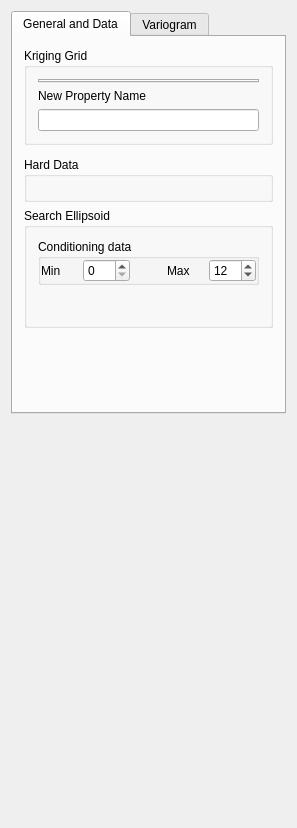
<?xml version="1.0" encoding="UTF-8"?>
<ui version="4.0">
 <class>Kriging_Parameters</class>
 <widget class="QWidget" name="Kriging_Parameters">
  <property name="geometry">
   <rect>
    <x>0</x>
    <y>0</y>
    <width>297</width>
    <height>828</height>
   </rect>
  </property>
  <property name="windowTitle">
   <string>Kriging Parameters</string>
  </property>
  <property name="AlgorithmCategory" stdset="0">
   <string>Estimation</string>
  </property>
  <property name="AlgorithmDescription" stdset="0">
  	<!--- < 注意 kriging mean 里面没有 SK 方法 /> -->
   <string>OK, KT and block kriging</string> 
  </property>
  <layout class="QVBoxLayout" name="verticalLayout_4">
   <item>
    <widget class="QTabWidget" name="tabWidget3">
     <property name="currentIndex">
      <number>0</number>
     </property>
     <widget class="QWidget" name="tab">
      <attribute name="title">
       <string>General and Data</string>
      </attribute>
      <layout class="QVBoxLayout" name="verticalLayout_3">
       <item>
        <widget class="QGroupBox" name="SimulationGrid">
         <property name="maximumSize">
          <size>
           <width>32767</width>
           <height>140</height>
          </size>
         </property>
         <property name="title">
          <string>Kriging Grid</string>
         </property>
         <layout class="QVBoxLayout" name="verticalLayout">
          <item>
           <widget class="GridSelector" name="Grid_Name">
            <property name="currentIndex">
             <number>1</number>
            </property>
           </widget>
          </item>
          <item>
           <widget class="QLabel" name="TextLabel2">
            <property name="text">
             <string>New Property Name</string>
            </property>
            <property name="wordWrap">
             <bool>false</bool>
            </property>
           </widget>
          </item>
          <item>
           <widget class="QLineEdit" name="Property_Name"/>
          </item>
         </layout>
        </widget>
       </item>
       <item>
        <widget class="KrigingTypeSelector" name="Kriging_Type"/>
       </item>
       <item>
        <widget class="QGroupBox" name="GroupBox3">
         <property name="title">
          <string>Hard Data</string>
         </property>
         <layout class="QHBoxLayout">
          <property name="spacing">
           <number>6</number>
          </property>
          <property name="margin">
           <number>11</number>
          </property>
          <item>
           <widget class="PropertySelector" name="Hard_Data"/>
          </item>
         </layout>
        </widget>
       </item>
       <item>
        <widget class="QGroupBox" name="GroupBox9">
         <property name="title">
          <string>Search Ellipsoid</string>
         </property>
         <layout class="QVBoxLayout" name="verticalLayout_2">
          <item>
           <widget class="QGroupBox" name="groupBox5">
            <property name="title">
             <string>Conditioning data</string>
            </property>
            <layout class="QGridLayout">
             <property name="margin">
              <number>0</number>
             </property>
             <item row="0" column="0">
              <layout class="QHBoxLayout">
               <property name="margin">
                <number>0</number>
               </property>
               <item>
                <widget class="QLabel" name="TextLabel2_2_2_2_3">
                 <property name="text">
                  <string>Min</string>
                 </property>
                 <property name="wordWrap">
                  <bool>false</bool>
                 </property>
                </widget>
               </item>
               <item>
                <widget class="QSpinBox" name="Min_Conditioning_Data">
                 <property name="minimum">
                  <number>0</number>
                 </property>
                 <property name="maximum">
                  <number>200</number>
                 </property>
                 <property name="value">
                  <number>0</number>
                 </property>
                </widget>
               </item>
               <item>
                <spacer>
                 <property name="orientation">
                  <enum>Qt::Vertical</enum>
                 </property>
                 <property name="sizeType">
                  <enum>QSizePolicy::Expanding</enum>
                 </property>
                 <property name="sizeHint" stdset="0">
                  <size>
                   <width>31</width>
                   <height>20</height>
                  </size>
                 </property>
                </spacer>
               </item>
               <item>
                <widget class="QLabel" name="TextLabel2_2_2_2_3_2">
                 <property name="text">
                  <string>Max</string>
                 </property>
                 <property name="wordWrap">
                  <bool>false</bool>
                 </property>
                </widget>
               </item>
               <item>
                <widget class="QSpinBox" name="Max_Conditioning_Data">
                 <property name="minimum">
                  <number>0</number>
                 </property>
                 <property name="maximum">
                  <number>200</number>
                 </property>
                 <property name="value">
                  <number>12</number>
                 </property>
                </widget>
               </item>
              </layout>
             </item>
            </layout>
           </widget>
          </item>
          <item>
           <widget class="EllipsoidInput" name="Search_Ellipsoid">
            <property name="title" stdset="0">
             <string/>
            </property>
           </widget>
          </item>
          <item>
           <widget class="AdvancedNeighborhoodInput" name="AdvancedSearch"/>
          </item>
          <item>
           <spacer name="spacer">
            <property name="orientation">
             <enum>Qt::Vertical</enum>
            </property>
            <property name="sizeType">
             <enum>QSizePolicy::Expanding</enum>
            </property>
            <property name="sizeHint" stdset="0">
             <size>
              <width>20</width>
              <height>17</height>
             </size>
            </property>
           </spacer>
          </item>
         </layout>
        </widget>
       </item>
       <item>
        <spacer>
         <property name="orientation">
          <enum>Qt::Vertical</enum>
         </property>
         <property name="sizeType">
          <enum>QSizePolicy::Expanding</enum>
         </property>
         <property name="sizeHint" stdset="0">
          <size>
           <width>20</width>
           <height>31</height>
          </size>
         </property>
        </spacer>
       </item>
      </layout>
     </widget>
     <widget class="QWidget" name="tab">
      <attribute name="title">
       <string>Variogram</string>
      </attribute>
      <layout class="QVBoxLayout">
       <property name="margin">
        <number>0</number>
       </property>
       <item>
        <widget class="QGroupBox" name="GroupBox11">
         <property name="title">
          <string>Variogram</string>
         </property>
         <layout class="QVBoxLayout">
          <property name="spacing">
           <number>6</number>
          </property>
          <property name="margin">
           <number>11</number>
          </property>
          <item>
           <widget class="VariogramInput" name="Variogram"/>
          </item>
         </layout>
        </widget>
       </item>
       <item>
        <spacer>
         <property name="orientation">
          <enum>Qt::Vertical</enum>
         </property>
         <property name="sizeType">
          <enum>QSizePolicy::Expanding</enum>
         </property>
         <property name="sizeHint" stdset="0">
          <size>
           <width>20</width>
           <height>131</height>
          </size>
         </property>
        </spacer>
       </item>
      </layout>
     </widget>
    </widget>
   </item>
   <item>
    <spacer>
     <property name="orientation">
      <enum>Qt::Vertical</enum>
     </property>
     <property name="sizeType">
      <enum>QSizePolicy::Expanding</enum>
     </property>
     <property name="sizeHint" stdset="0">
      <size>
       <width>20</width>
       <height>16</height>
      </size>
     </property>
    </spacer>
   </item>
  </layout>
 </widget>
 <layoutdefault spacing="6" margin="11"/>
 <pixmapfunction>qPixmapFromMimeSource</pixmapfunction>
 <customwidgets>
  <customwidget>
   <class>VariogramInput</class>
   <extends>QWidget</extends>
   <header>GsTLAppli/extra/qtplugins/variogram_input.h</header>
  </customwidget>
  <customwidget>
   <class>KrigingTypeSelector</class>
   <extends>QWidget</extends>
   <header>GsTLAppli/extra/qtplugins/kriging_type_selector.h</header>
  </customwidget>
  <customwidget>
   <class>EllipsoidInput</class>
   <extends>QWidget</extends>
   <header>GsTLAppli/extra/qtplugins/ellipsoid_input.h</header>
  </customwidget>
  <customwidget>
   <class>GridSelector</class>
   <extends>QTabWidget</extends>
   <header>GsTLAppli/extra/qtplugins/selectors.h</header>
  </customwidget>
  <customwidget>
   <class>AdvancedNeighborhoodInput</class>
   <extends>QWidget</extends>
   <header>GsTLAppli/extra/qtplugins/neighborhood_filter_input.h</header>
  </customwidget>
  <customwidget>
   <class>PropertySelector</class>
   <extends>QWidget</extends>
   <header>GsTLAppli/extra/qtplugins/selectors.h</header>
  </customwidget>
 </customwidgets>
 <includes>
  <include location="local">gridselector.h</include>
  <include location="local">krigingtypeselector.h</include>
  <include location="local">propertyselector.h</include>
  <include location="local">ellipsoidinput.h</include>
  <include location="local">gstl_table.h</include>
  <include location="local">gstl_table.h</include>
  <include location="local">variograminput.h</include>
 </includes>
 <resources/>
 <connections/>
</ui>
